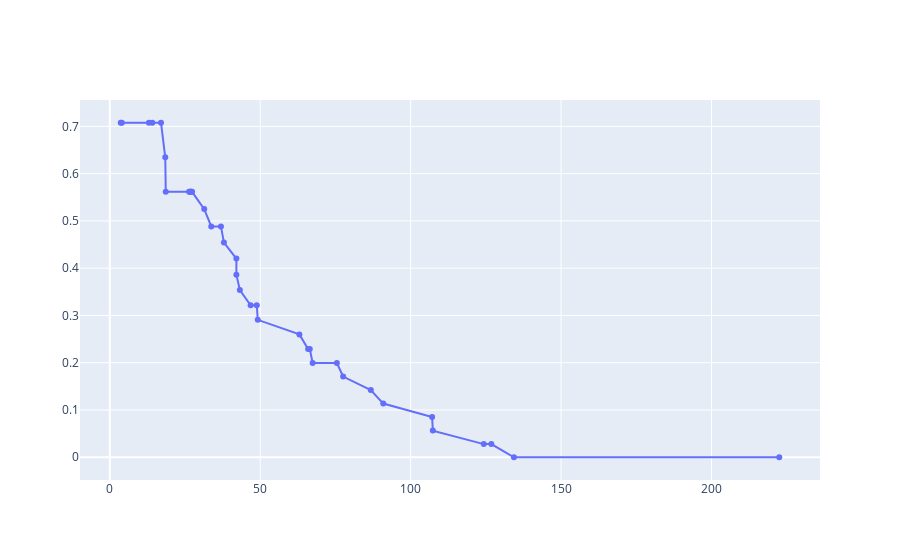

Write notebook code for a chart like this one.
### Code cell
import plotly.graph_objects as go

fig = go.Figure(data=go.Scatter(
    x=uos.value_month,
    y=kme['Kaplan Meier Estimate'],
    mode='lines+markers',
    text=uos.patientId
))

fig.show()

### Figure 1 — Plotly figure (JSON) as saved in the notebook; plotly's stock layout.template omitted (floating-point values rounded to 4 significant figures)
{"data": [{"mode": "lines+markers", "text": ["TCGA-DA-A1I1", "TCGA-EE-A3JH", "TCGA-EE-A2GO", "TCGA-EE-A3AA", "TCGA-EE-A2GJ", "TCGA-D3-A8GM", "TCGA-D3-A1QA", "TCGA-D3-A2JC", "TCGA-D9-A6EC", "TCGA-EE-A2GM", "TCGA-EE-A2GC", "TCGA-3N-A9WC", "TCGA-DA-A1IA", "TCGA-W3-A825", "TCGA-YD-A9TA", "TCGA-FS-A1ZB", "TCGA-EE-A2A0", "TCGA-EE-A2MQ", "TCGA-W3-AA1V", "TCGA-D3-A2JH", "TCGA-YG-AA3O", "TCGA-FW-A3R5", "TCGA-EE-A181", "TCGA-ER-A193", "TCGA-EE-A3JD", "TCGA-DA-A1IB", "TCGA-FS-A1ZZ", "TCGA-D3-A51T", "TCGA-FS-A1ZU", "TCGA-ER-A19F", "TCGA-EE-A29N", "TCGA-D9-A4Z6", "TCGA-3N-A9WB", "TCGA-DA-A95Y", "TCGA-DA-A95Z", "TCGA-W3-AA1O", "TCGA-D9-A1JW"], "type": "scatter", "x": [222.5, 134.3, 126.8, 124.3, 107.4, 107.1, 90.9, 86.76, 77.56, 75.48, 67.43, 66.48, 65.92, 63.02, 49.18, 48.85, 46.82, 43.23, 42.08, 42.08, 37.94, 36.95, 33.73, 31.4, 27.35, 27.12, 27.02, 26.89, 26.56, 26.37, 18.61, 18.44, 17.03, 14.14, 13.02, 4.011, 3.649], "y": [0, 0, 0.02778, 0.02778, 0.05637, 0.08497, 0.1136, 0.1422, 0.1708, 0.1993, 0.1993, 0.229, 0.229, 0.2598, 0.2907, 0.3215, 0.3215, 0.3538, 0.3861, 0.4202, 0.4543, 0.4884, 0.4884, 0.525, 0.5615, 0.5615, 0.5615, 0.5615, 0.5615, 0.5615, 0.5615, 0.6346, 0.7077, 0.7077, 0.7077, 0.7077, 0.7077]}], "layout": {}}
